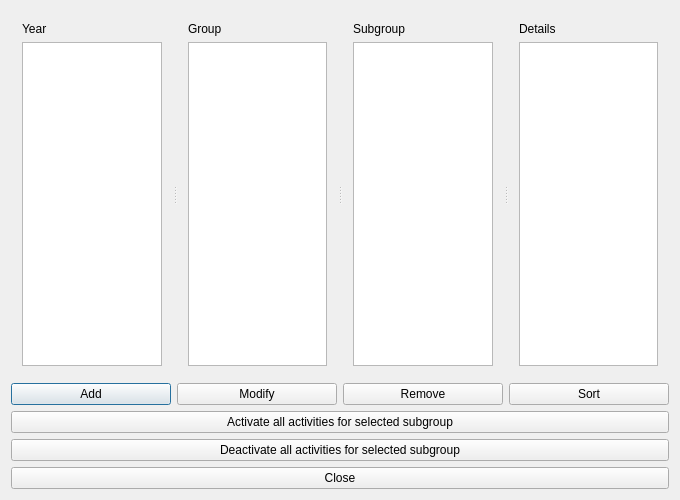
<?xml version="1.0" encoding="UTF-8"?>
<ui version="4.0">
 <class>SubgroupsForm_template</class>
 <widget class="QDialog" name="SubgroupsForm_template">
  <property name="geometry">
   <rect>
    <x>0</x>
    <y>0</y>
    <width>680</width>
    <height>500</height>
   </rect>
  </property>
  <property name="windowTitle">
   <string extracomment="The name of the dialog which lists the subgroups of students">Subgroups of students</string>
  </property>
  <layout class="QGridLayout" name="gridLayout">
   <item row="0" column="0">
    <widget class="QSplitter" name="splitter">
     <property name="sizePolicy">
      <sizepolicy hsizetype="Expanding" vsizetype="Expanding">
       <horstretch>0</horstretch>
       <verstretch>0</verstretch>
      </sizepolicy>
     </property>
     <property name="orientation">
      <enum>Qt::Horizontal</enum>
     </property>
     <widget class="QWidget" name="layoutWidget">
      <layout class="QVBoxLayout" name="verticalLayout_4">
       <item>
        <widget class="QLabel" name="yearTextLabel">
         <property name="text">
          <string>Year</string>
         </property>
         <property name="wordWrap">
          <bool>false</bool>
         </property>
        </widget>
       </item>
       <item>
        <widget class="QListWidget" name="yearsListWidget"/>
       </item>
      </layout>
     </widget>
     <widget class="QWidget" name="layoutWidget2">
      <layout class="QVBoxLayout" name="verticalLayout_3">
       <item>
        <widget class="QLabel" name="groupsTextLabel">
         <property name="text">
          <string>Group</string>
         </property>
         <property name="wordWrap">
          <bool>false</bool>
         </property>
        </widget>
       </item>
       <item>
        <widget class="QListWidget" name="groupsListWidget"/>
       </item>
      </layout>
     </widget>
     <widget class="QWidget" name="layoutWidget3">
      <layout class="QVBoxLayout" name="verticalLayout_2">
       <item>
        <widget class="QLabel" name="subgroupsTextLabel">
         <property name="text">
          <string>Subgroup</string>
         </property>
         <property name="wordWrap">
          <bool>false</bool>
         </property>
        </widget>
       </item>
       <item>
        <widget class="QListWidget" name="subgroupsListWidget"/>
       </item>
      </layout>
     </widget>
     <widget class="QWidget" name="layoutWidget4">
      <layout class="QVBoxLayout" name="verticalLayout">
       <item>
        <widget class="QLabel" name="subgroupTextLabel">
         <property name="text">
          <string>Details</string>
         </property>
         <property name="wordWrap">
          <bool>false</bool>
         </property>
        </widget>
       </item>
       <item>
        <widget class="QPlainTextEdit" name="subgroupTextEdit"/>
       </item>
      </layout>
     </widget>
    </widget>
   </item>
   <item row="1" column="0">
    <layout class="QVBoxLayout" name="verticalLayout_5">
     <item>
      <layout class="QHBoxLayout" name="horizontalLayout">
       <item>
        <widget class="QPushButton" name="addSubgroupPushButton">
         <property name="text">
          <string>Add</string>
         </property>
        </widget>
       </item>
       <item>
        <widget class="QPushButton" name="modifySubgroupPushButton">
         <property name="text">
          <string>Modify</string>
         </property>
        </widget>
       </item>
       <item>
        <widget class="QPushButton" name="removeSubgroupPushButton">
         <property name="text">
          <string>Remove</string>
         </property>
        </widget>
       </item>
       <item>
        <widget class="QPushButton" name="removeSubgroupPushButton_2">
         <property name="text">
          <string>Sort</string>
         </property>
        </widget>
       </item>
      </layout>
     </item>
     <item>
      <widget class="QPushButton" name="activateStudentsPushButton">
       <property name="text">
        <string>Activate all activities for selected subgroup</string>
       </property>
      </widget>
     </item>
     <item>
      <widget class="QPushButton" name="deactivateStudentsPushButton">
       <property name="text">
        <string>Deactivate all activities for selected subgroup</string>
       </property>
      </widget>
     </item>
     <item>
      <widget class="QPushButton" name="closePushButton">
       <property name="text">
        <string>Close</string>
       </property>
      </widget>
     </item>
    </layout>
   </item>
  </layout>
 </widget>
 <layoutdefault spacing="6" margin="11"/>
 <resources/>
 <connections/>
</ui>
